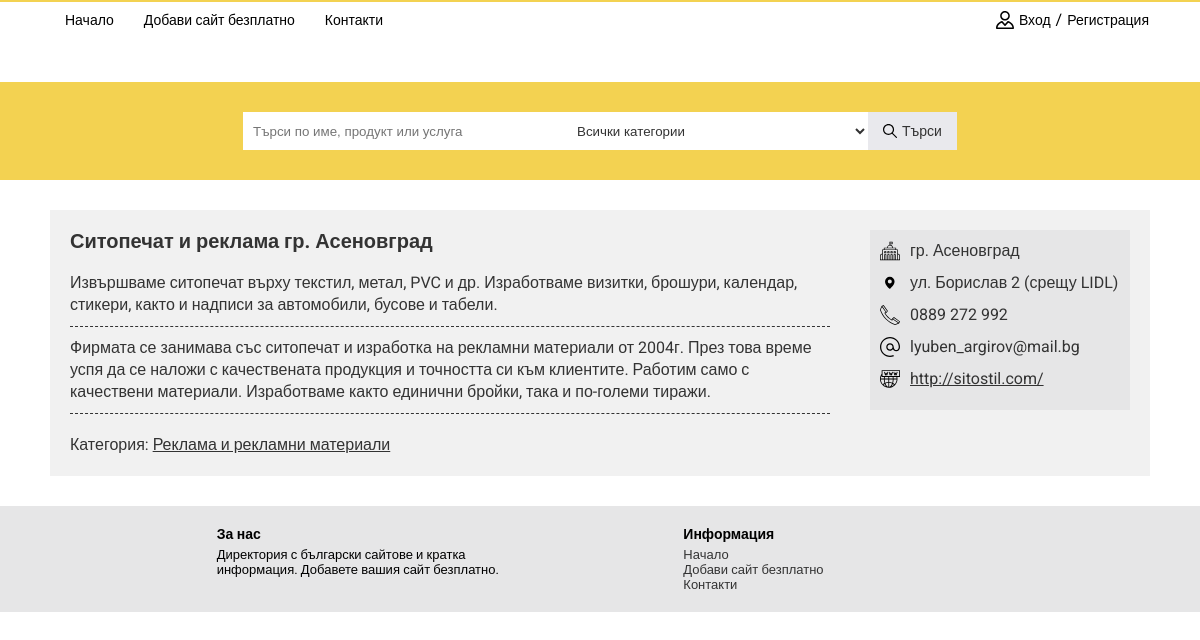
/details.php?n=ситопечат-реклама-гр-асеновград, run on the app's committed database.
### tables this page shows
CREATE TABLE Websites (Id INTEGER PRIMARY KEY AUTOINCREMENT NOT NULL, Title VARCHAR (255) NOT NULL, CategoryId INT REFERENCES Categories (Id) ON DELETE RESTRICT ON UPDATE RESTRICT NOT NULL, Description TEXT NOT NULL, Url TEXT UNIQUE NOT NULL, DateCreated DATETIME NOT NULL, Active INTEGER NOT NULL DEFAULT (0), UserId INTEGER REFERENCES Users (Id) ON DELETE RESTRICT ON UPDATE RESTRICT NOT NULL, FullDescription TEXT, CityId INTEGER REFERENCES Cities (Id) ON DELETE RESTRICT ON UPDATE RESTRICT, Address VARCHAR (200), Phone VARCHAR (20), Email VARCHAR (50), Acronym VARCHAR (255) NOT NULL UNIQUE);

CREATE TABLE Categories (Id INTEGER PRIMARY KEY AUTOINCREMENT NOT NULL, Name VARCHAR (100) UNIQUE NOT NULL, Acronym VARCHAR (100) NOT NULL UNIQUE);

CREATE TABLE Cities (Id INTEGER PRIMARY KEY AUTOINCREMENT NOT NULL, Name VARCHAR (200) NOT NULL, Type INTEGER NOT NULL DEFAULT (1), PostCode VARCHAR (10) NOT NULL);

### public/details.php (the view, shortened to what this page needs)
<?php
$pdo = new PDO('sqlite:../private/bgwebdir.db');
$acronym = filter_input(INPUT_GET, 'n');
$website_q = $pdo->prepare("SELECT * FROM Websites WHERE Acronym = :acronym");
$website_q->execute([':acronym' => $acronym]);
$website = $website_q->fetch();
$category_q = $pdo->prepare("SELECT * FROM Categories WHERE Id = :id");
$category_q->execute([':id' => $website['CategoryId']]);
$category = $category_q->fetch();
include_once '../private/header.php';
?>
<main>
    <div>
        <div id="main-left" class="details-page">
            <h1><?php echo htmlspecialchars($website['Title']); ?></h1>
            <div><?php echo htmlspecialchars($website['Description']); ?></div>
            <?php
            if (mb_strlen($website['FullDescription']) > 0)
            {
            ?>
                <div id="details-full-info"><?php echo htmlspecialchars($website['FullDescription']); ?></div>
            <?php
            }
            ?>
            <div>Категория: <a href="/category.php?n=<?php echo $category['Acronym']; ?>"><?php echo $category['Name']; ?></a></div>
        </div>
        <div id="main-right">
            <div>
                <ul id="details-contacts">
                    <?php
                    if (mb_strlen($website['CityId']) > 0)
                    {
                        $city_q = $pdo->prepare("SELECT * FROM Cities WHERE Id = :id");
                        $city_q->execute([':id' => $website['CityId']]);
                        $city = $city_q->fetch();
                        ?>
                        <li><img src="/images/city.svg"> <?php echo $city['Type'] === '1' ? 'гр.' : 'с.'; ?>&nbsp;<i class="city"><?php echo mb_strtolower($city['Name']); ?></i></li>
                        <?php
                    }
                    if (mb_strlen($website['Address']) > 0)
                    {
                        ?>
                        <li><img src="/images/address.svg"> <?php echo htmlspecialchars($website['Address']); ?></li>
                        <?php
                    }
                    if (mb_strlen($website['Phone']) > 0)
                    {
                        ?>
                        <li><img src="/images/phone.svg"> <?php echo htmlspecialchars($website['Phone']); ?></li>
                        <?php
                    }
                    if (mb_strlen($website['Email']) > 0)
                    {
                        ?>
                        <li><img src="/images/email.svg"> <?php echo htmlspecialchars($website['Email']); ?></li>
                        <?php
                    }
                    if (mb_strlen($website['Url']) > 0)
                    {
                        ?>
                        <li><img src="/images/www.svg"> <a href="<?php echo $website['Url']; ?>" target="_blank"><?php echo $website['Url']; ?></a></li>
                        <?php
                    }
                    ?>
                </ul>
            </div>
        </div>
    </div>
</main>
<?php
include_once '../private/footer.php';
?>

### public/css/main.css (style rules this page uses)
html, body, div, span, object, iframe, h1, h2, h3, h4, h5, h6, p, blockquote, pre, abbr, address, cite, code, del, dfn, em, img, ins, kbd, q, samp, small, strong, sub, sup, var, b, i, dl, dt, dd, ol, ul, li, fieldset, form, label, legend, table, caption, tbody, tfoot, thead, tr, th, td, article, aside, canvas, details, figcaption, figure, footer, header, hgroup, menu, nav, section, summary, time, mark, audio, video { margin: 0; padding: 0; border: 0; outline: 0; font-size: 100%; vertical-align: baseline; background: transparent; font-style: normal; font-family: 'Roboto', sans-serif; }
body > main { display: flex; justify-content: center; color: #333; margin-top: 30px; line-height: 22px; }
body > main a { color: #333; }
body > main > div { display: flex; width: 1100px; background-color: #f1f1f1; }
#main-right { width: 300px; min-width: 300px; }
#main-right > div { margin: 20px; padding: 10px; background-color: #e6e6e7; }
#main-left { flex-grow: 2; padding: 20px; }
#main-left strong, #main-left h1 { display: block; font-size: 18px; margin-bottom: 10px; margin-top: 10px; }
#main-left strong:first-of-type, #main-left h1:first-of-type { margin-top: 0; }
#main-left h1 { font-size: 20px; }
.city { text-transform: capitalize; font-style: normal; }
#details-contacts { list-style-type: none; word-break: break-all; }
#details-contacts li { display: flex; align-items: center; margin-bottom: 10px; }
#details-contacts img { width: 20px; height: 20px; margin-right: 10px; }
#main-left.details-page div { border-top: 1px dashed #333; margin-top: 10px; padding-top: 10px; white-space: pre-wrap; }
#main-left.details-page div:first-of-type { border-top: none; }
#main-left.details-page div:last-of-type { padding-top: 20px; }

### data on the page
websites: Title "Ситопечат и реклама гр. Асеновград", Description "Извършваме ситопечат върху текстил, метал, PVC и др. Изработваме визитки, брошури, календар, стикери, както и надписи за автомобили, бусове и табели.", FullDescription "Фирмата се занимава със ситопечат и изработка на рекламни материали от 2004г. През това време успя да се наложи с качествената продукция и точността си към клиентите. Работим само с качествени материали. Изработваме както единични бройки, така и по-голeми тиражи.", Address "ул. Борислав 2 (срещу LIDL)", Phone "0889 272 992", Email "lyuben_argirov@mail.bg", Url "http://sitostil.com/"
categories: Name "Реклама и рекламни материали"
cities: Name "Асеновград"
